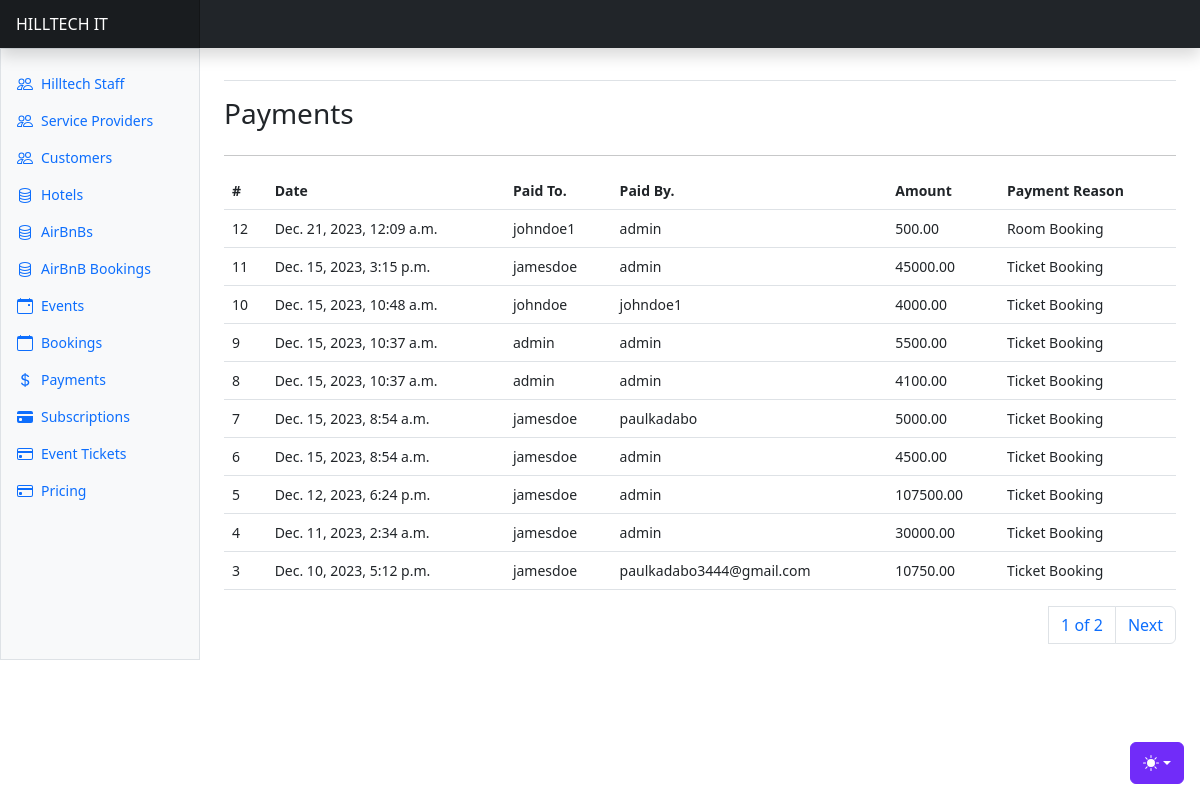
/payments/ (signed in), run on an earlier commit of the app's database.
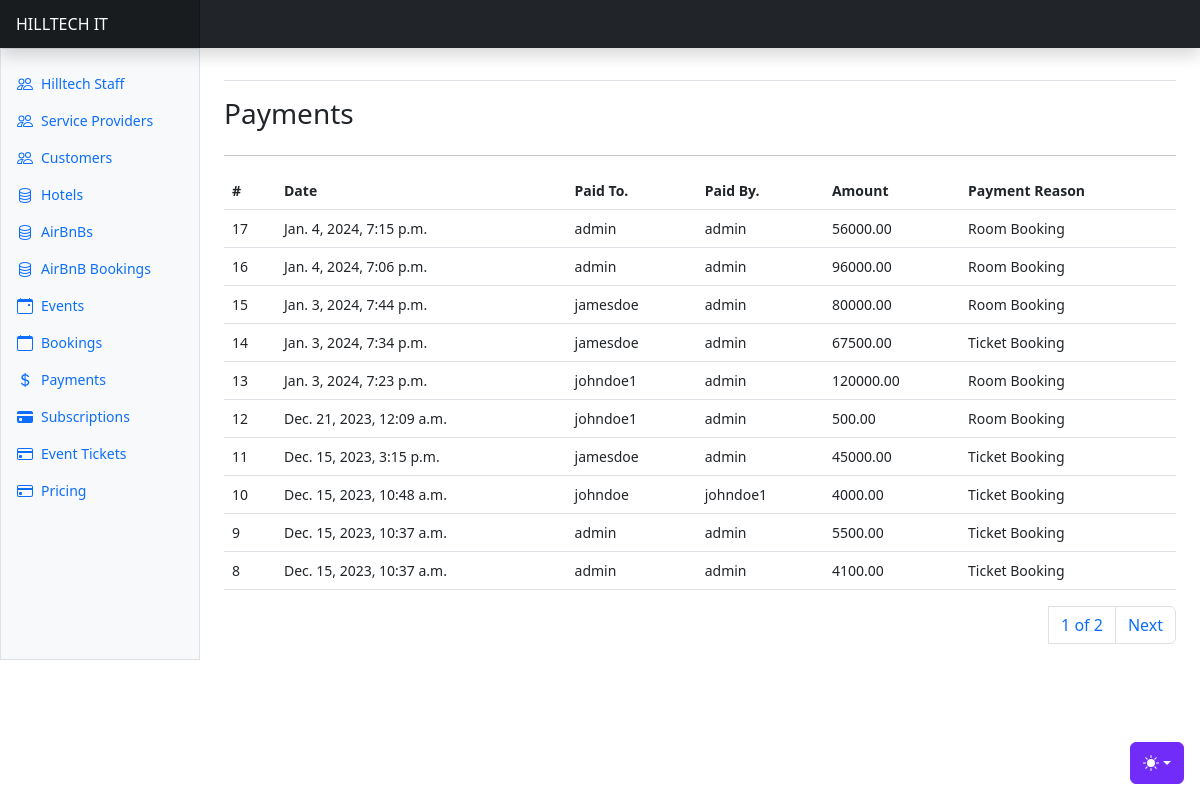
And on a later commit of the database.
### apps/payments/models.py (models this page shows, shortened)
class Payment(AbstractBaseModel):
    bnb_booking = models.ForeignKey("bookings.BnBBooking", related_name="bnbbookingpayments", on_delete=models.SET_NULL, null=True)
    ticket = models.ForeignKey("events.EventTicket", related_name="eventsticketspayments", on_delete=models.SET_NULL, null=True)
    room = models.ForeignKey("property.PropertyRoom", on_delete=models.SET_NULL, null=True, related_name="roombookingpayments")
    paid_by = models.ForeignKey("users.User", on_delete=models.PROTECT, related_name="customerpayments")
    paid_to = models.ForeignKey("users.User", on_delete=models.PROTECT, related_name="collections")
    payment_reason = models.CharField(max_length=255, choices=PAYMENT_REASON_CHOICES)
    amount = models.DecimalField(max_digits=100, decimal_places=2)
    payment_link = models.URLField(null=True)
    tx_ref = models.CharField(max_length=255, null=True)
    transaction_id = models.CharField(max_length=255, null=True)

### apps/users/models.py (models this page shows, shortened)
class User(AbstractUser, AbstractBaseModel):
    role = models.CharField(choices=ROLE_CHOICES, max_length=32, null=True)
    phone_number = models.CharField(max_length=255, null=True)
    id_number = models.CharField(max_length=255, null=True)
    gender = models.CharField(max_length=255, null=True, choices=GENDER_CHOICES)
    date_of_birth = models.DateField(null=True)
    city = models.CharField(max_length=255, null=True)
    country = models.CharField(max_length=255, null=True)
    address = models.CharField(max_length=255, null=True)
    token = models.CharField(null=True, max_length=255)
    token_expiration_date = models.DateTimeField(null=True)
    activation_date = models.DateTimeField(null=True)
    position = models.CharField(max_length=255, choices=STAFF_POSITION_CHOICES, null=True)
    def __str__(self):
        return self.username

### apps/payments/views.py (the view)
# urls.py: path("payments/", include("apps.payments.urls")),
@login_required(login_url="/users/user-login/")
def payments(request):
    user = request.user
    payments = Payment.objects.all().order_by("-created")
    if not user.is_superuser:
        payments = Payment.objects.filter(paid_to=user)
    paginator = Paginator(payments, 10)
    page_number = request.GET.get("page")
    page_obj = paginator.get_page(page_number)
    context = {
        "payments": payments,
        "page_obj": page_obj
    }
    return render(request, "payments/payments.html", context)

### templates/payments/payments.html (shortened to what this page needs)
{% extends "base.html" %}
{% block content %}
<div class="row">
    <div class="col">
        <h3>Payments</h3>
    </div>
</div>
<hr/>
      <div class="table-responsive small">
        <table class="table">
          <thead>
            <tr>
              <th scope="col">#</th>
              <th scope="col">Date</th>
              <th scope="col">Paid To.</th>
              <th scope="col">Paid By.</th>
              <th scope="col">Amount</th>
              <th scope="col">Payment Reason</th>
            </tr>
          </thead>
          <tbody>
            {% for payment in page_obj %}
            <tr>
              <td>{{payment.id}}</td>
              <td>{{payment.created}}</td>
              <td>{{payment.paid_to}}</td>
              <td>{{payment.paid_by}}</td>
              <td>{{payment.amount}}</td>
              <td>{{payment.payment_reason}}</td>
            </tr>
            {% endfor %}
          </tbody>
        </table>
        <div>
          <nav aria-label="Page navigation example">
            <ul class="pagination justify-content-end">
              <a class="page-link" href="#">{{ page_obj.number }} of {{ page_obj.paginator.num_pages }}</a>
              {% if page_obj.has_next %}
              <li class="page-item"><a class="page-link" href="?page={{ page_obj.next_page_number }}">Next</a></li>
              {% endif %}
            </ul>
          </nav>
        </div>
      </div>
{% endblock content %}

What changed in the data, as far as the page shows it:
no longer on this page (row unchanged): Payment: id "7", created "Dec. 15, 2023, 8:54 a.m.", paid_to "jamesdoe", paid_by "paulkadabo", amount "5000.00", payment_reason "Ticket Booking"
no longer on this page (row unchanged): Payment: id "6", created "Dec. 15, 2023, 8:54 a.m.", paid_to "jamesdoe", paid_by "admin", amount "4500.00", payment_reason "Ticket Booking"
no longer on this page (row unchanged): Payment: id "5", created "Dec. 12, 2023, 6:24 p.m.", paid_to "jamesdoe", paid_by "admin", amount "107500.00", payment_reason "Ticket Booking"
no longer on this page (row unchanged): Payment: id "4", created "Dec. 11, 2023, 2:34 a.m.", paid_to "jamesdoe", paid_by "admin", amount "30000.00", payment_reason "Ticket Booking"
no longer on this page (row unchanged): Payment: id "3", created "Dec. 10, 2023, 5:12 p.m.", paid_to "jamesdoe", paid_by "paulkadabo3444@gmail.com", amount "10750.00", payment_reason "Ticket Booking"
added Payment: id "17", created "Jan. 4, 2024, 7:15 p.m.", paid_to "admin", paid_by "admin", amount "56000.00", payment_reason "Room Booking"
added Payment: id "16", created "Jan. 4, 2024, 7:06 p.m.", paid_to "admin", paid_by "admin", amount "96000.00", payment_reason "Room Booking"
added Payment: id "15", created "Jan. 3, 2024, 7:44 p.m.", paid_to "jamesdoe", paid_by "admin", amount "80000.00", payment_reason "Room Booking"
added Payment: id "14", created "Jan. 3, 2024, 7:34 p.m.", paid_to "jamesdoe", paid_by "admin", amount "67500.00", payment_reason "Ticket Booking"
added Payment: id "13", created "Jan. 3, 2024, 7:23 p.m.", paid_to "johndoe1", paid_by "admin", amount "120000.00", payment_reason "Room Booking"
